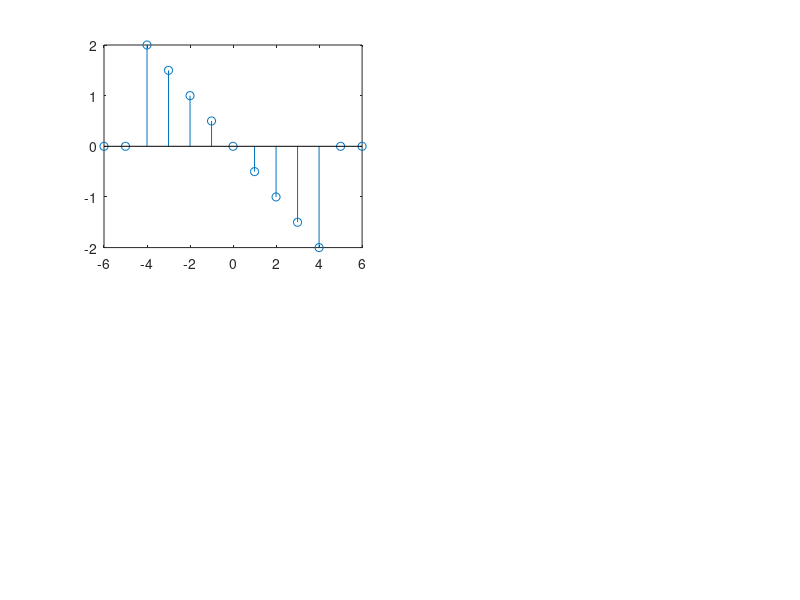

Write the MATLAB code that produced this figure. (Note: this script raises an error after producing the figure.)
n1=-6;n2=6;
n=n1:n2;
u=@(n)(n>=0);
x=(-n/2).*(u(n+4)-u(n-5));

subplot(221), stem(n,x),

x1= dirac(n)- dirac(n-1) + dirac(n-4);
subplot(222), stem(n,x1);

y= (0.5).^n.*u(n);
subplot(223), stem(n,y);
subplot(224), stem(conv(x1,y));
